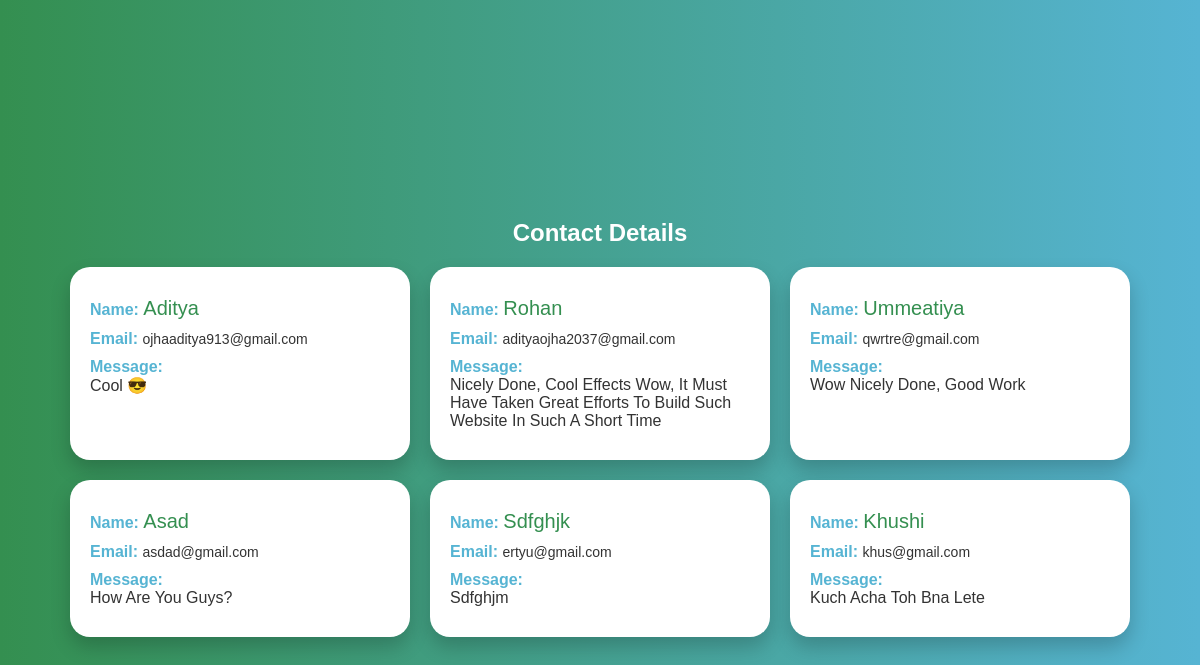
The app's page /contact/, older data.
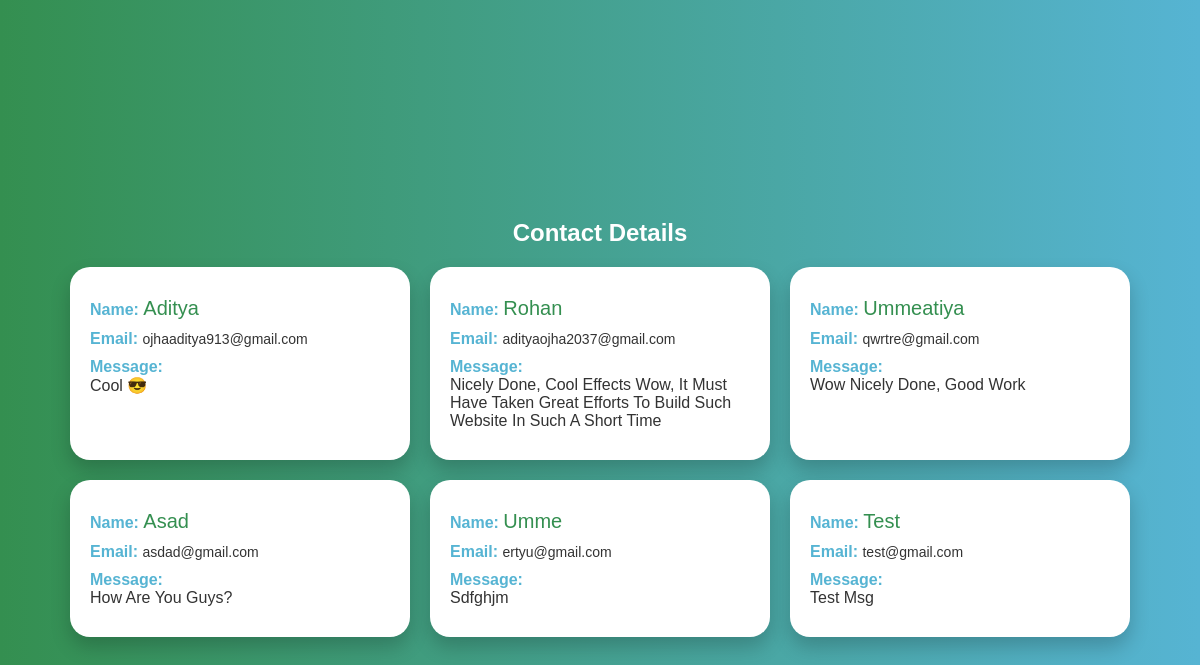
The same page, newer data.
### Stocks/models.py (models this page shows, shortened)
class ContactInformation(models.Model):
    name = models.CharField(max_length=255)
    email = models.EmailField()
    message = models.CharField(max_length=120)

### Stocks/views.py (the view)
# urls.py: path('contact/', views.contact, name='contact'),
def contact(request):
    contact_info = ContactInformation.objects.all()
    for contact in contact_info:
        contact.name = contact.name.title()
        contact.name = re.sub(r'\s+', ' ', contact.name).strip()
        contact.message = contact.message.title()
        contact.message = re.sub(r'\s+', ' ', contact.message).strip()
    return render(request, 'contact.html', {'contact_info': contact_info})

### templates/contact.html (shortened to what this page needs)
<!DOCTYPE html>
<html lang="en">
<head>
</head>
<body>
    <h1 class="contact-details">Contact Details</h1>
    <div class="contact-container">
        {% for contact in contact_info %}
        <div class="contact-card">
            <p><strong>Name:</strong> <span style="color: #348F50; font-size: 20px;">{{ contact.name }}</span></p>
            <p><strong>Email:</strong> <span style="font-size: 14px;">{{ contact.email }}</span></p>
            <p><strong>Message:</strong><br>{{ contact.message }}</p>
        </div>
        {% endfor %}
    </div>
</body>
</html>

### templates/contact.html (style rules this page uses)
body { font-family: Arial, sans-serif; background: linear-gradient(to right, #348F50, #56B4D3); padding: 20px; margin: 0; height: 100vh; display: flex; flex-direction: column; justify-content: center; align-items: center; }
.contact-details { color: #fff; font-size: 24px; margin-bottom: 20px; }
.contact-container { display: flex; flex-wrap: wrap; justify-content: center; gap: 20px; }
.contact-card { background-color: #fff; border-radius: 20px; box-shadow: 0 10px 20px rgba(0, 0, 0, 0.2); padding: 20px; width: 300px; transition: all 0.3s ease-in-out; }
.contact-card p { margin: 10px 0; color: #333; font-size: 16px; }
.contact-card strong { font-weight: bold; color: #56B4D3; }

Row changes from the older to the newer data that the page shows:
removed ContactInformation: name "Khushi", email "khus@gmail.com", message "Kuch Acha Toh Bna Lete"
changed ContactInformation "Sdfghjm": name "Sdfghjk" → "Umme"
added ContactInformation: name "Test", email "test@gmail.com", message "Test Msg"
